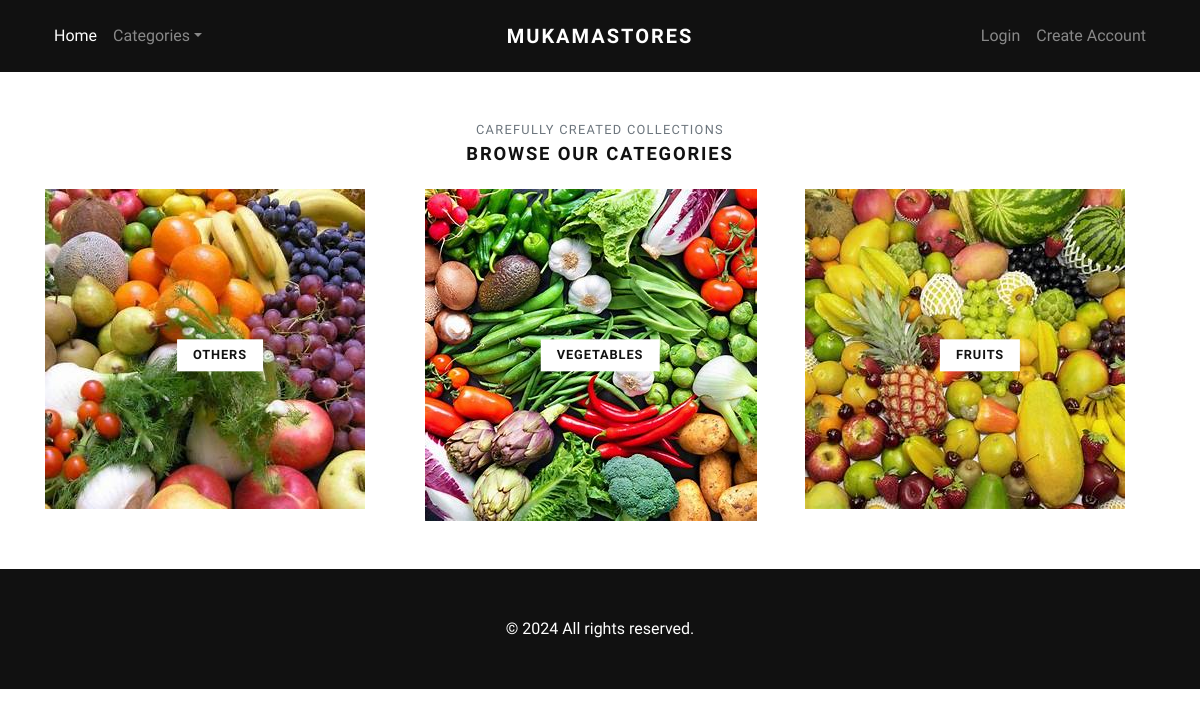
Page /categories/ on the committed database.
### store/models.py (models this page shows, shortened)
class Category(models.Model):
    title = models.CharField(max_length=50, verbose_name="Category Title")
    slug = models.SlugField(max_length=55, verbose_name="Category Slug")
    description = models.TextField(blank=True, verbose_name="Category Description")
    category_image = models.ImageField(upload_to='category', blank=True, null=True, verbose_name="Category Image")
    is_active = models.BooleanField(verbose_name="Is Active?")
    is_featured = models.BooleanField(verbose_name="Is Featured?")
    created_at = models.DateTimeField(auto_now_add=True, verbose_name="Created Date")
    updated_at = models.DateTimeField(auto_now=True, verbose_name="Updated Date")
    class Meta:
        verbose_name_plural = 'Categories'
        ordering = ('-created_at', )

### store/views.py (the view)
# urls.py: path('categories/', views.all_categories, name="all-categories"),
def all_categories(request):
    categories = Category.objects.filter(is_active=True)
    return render(request, 'store/categories.html', {'categories':categories})

### store/context_preprocessors.py (called while the page is built)
def store_menu(request):
    categories = Category.objects.filter(is_active=True)
    context = {
        'categories_menu': categories,
    }
    return context

def cart_menu(request):
    if request.user.is_authenticated:
        cart_items= Cart.objects.filter(user=request.user)
        context = {
            'cart_items': cart_items,
        }
    else:
        context = {}
    return context

### templates/store/categories.html (shortened to what this page needs)
{% extends 'base.html' %}
{% load static %}
      {% block content %}
      <div class="container">
        <section class="pt-5">
          <header class="text-center">
            <p class="small text-muted small text-uppercase mb-1">Carefully created collections</p>
            <h2 class="h5 text-uppercase mb-4">Browse our categories</h2>
          </header>
          <div class="row">
          {% if categories %}
            {% for category in categories %}
              <div class="col-md-4 mb-4 mb-md-5">
                <a class="category-item" href="{% url 'store:category-products' category.slug %}">
                </a>
<h6 class="category-item-title">{{ category.title }}</h6>
              </div>
            {% endfor %}
          {% endif %}
          </div>
        </section>
      </div>
      {% endblock content %}

### jewelryshop/static/css/style.default.css (style rules this page uses)
.category-item { display: block; position: relative; color: #343a40; transition: all 0.3s; }
.category-item-title { display: inline-block; padding: 0.5rem 1rem; background: #fff; text-transform: uppercase; letter-spacing: 0.07em; position: absolute; top: 50%; left: 50%; -webkit-transform: translate(-50%, -50%); transform: translate(-50%, -50%); box-shadow: 0 0 5px rgba(0, 0, 0, 0.07); font-size: 0.8rem; }
.text-uppercase { text-transform: uppercase; letter-spacing: 0.1em; }
body { font-family: "Libre Franklin", sans-serif; font-size: 1rem; font-weight: 400; line-height: 1.5; color: #111111; background-color: #fff; }
a { color: #dcb14a; text-decoration: none; }
h1, h2, h3, h4, h5, h6, .h1, .h2, .h3, .h4, .h5, .h6 { margin-bottom: 0.5rem; font-family: inherit; font-weight: 900; line-height: 1.2; color: inherit; }
h2, .h2 { font-size: 1.9rem; }
h5, .h5 { font-size: 1.15rem; }
h6, .h6 { font-size: 1rem; }
small, .small { font-size: 80%; font-weight: 400; }

### rows in the picture
Category: title "OTHERS"
Category: title "VEGETABLES"
Category: title "FRUITS"
